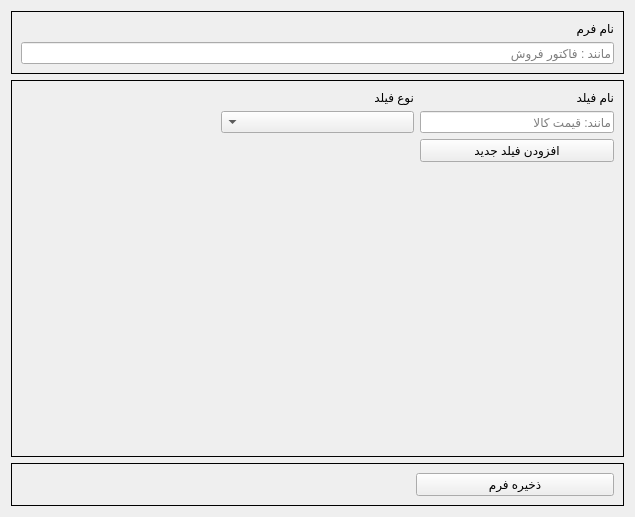
<?xml version="1.0" encoding="UTF-8"?>
<ui version="4.0">
 <class>Frame</class>
 <widget class="QFrame" name="Frame">
  <property name="geometry">
   <rect>
    <x>0</x>
    <y>0</y>
    <width>635</width>
    <height>517</height>
   </rect>
  </property>
  <property name="windowTitle">
   <string>Frame</string>
  </property>
  <layout class="QVBoxLayout" name="verticalLayout">
   <item>
    <widget class="QFrame" name="frame_2">
     <property name="frameShape">
      <enum>QFrame::Shape::Box</enum>
     </property>
     <property name="frameShadow">
      <enum>QFrame::Shadow::Plain</enum>
     </property>
     <layout class="QVBoxLayout" name="verticalLayout_4" stretch="0,0">
      <property name="spacing">
       <number>6</number>
      </property>
      <property name="leftMargin">
       <number>9</number>
      </property>
      <item>
       <widget class="QLabel" name="label">
        <property name="layoutDirection">
         <enum>Qt::LayoutDirection::RightToLeft</enum>
        </property>
        <property name="text">
         <string>نام فرم</string>
        </property>
       </widget>
      </item>
      <item>
       <widget class="QLineEdit" name="lineEdit">
        <property name="sizePolicy">
         <sizepolicy hsizetype="Expanding" vsizetype="Fixed">
          <horstretch>0</horstretch>
          <verstretch>0</verstretch>
         </sizepolicy>
        </property>
        <property name="layoutDirection">
         <enum>Qt::LayoutDirection::RightToLeft</enum>
        </property>
        <property name="text">
         <string/>
        </property>
        <property name="alignment">
         <set>Qt::AlignmentFlag::AlignLeading|Qt::AlignmentFlag::AlignLeft|Qt::AlignmentFlag::AlignVCenter</set>
        </property>
        <property name="placeholderText">
         <string>مانند : فاکتور فروش</string>
        </property>
       </widget>
      </item>
     </layout>
    </widget>
   </item>
   <item>
    <widget class="QFrame" name="frame_4">
     <property name="layoutDirection">
      <enum>Qt::LayoutDirection::RightToLeft</enum>
     </property>
     <property name="frameShape">
      <enum>QFrame::Shape::Box</enum>
     </property>
     <property name="frameShadow">
      <enum>QFrame::Shadow::Plain</enum>
     </property>
     <layout class="QGridLayout" name="gridLayout" columnstretch="1,1,1">
      <item row="1" column="0">
       <widget class="QLineEdit" name="lineEdit_2">
        <property name="text">
         <string/>
        </property>
        <property name="placeholderText">
         <string>مانند: قیمت کالا</string>
        </property>
       </widget>
      </item>
      <item row="2" column="0">
       <widget class="QPushButton" name="pushButton_2">
        <property name="text">
         <string>افزودن فیلد جدید</string>
        </property>
       </widget>
      </item>
      <item row="3" column="0">
       <spacer name="verticalSpacer">
        <property name="orientation">
         <enum>Qt::Orientation::Vertical</enum>
        </property>
        <property name="sizeHint" stdset="0">
         <size>
          <width>20</width>
          <height>40</height>
         </size>
        </property>
       </spacer>
      </item>
      <item row="1" column="1">
       <widget class="QComboBox" name="comboBox"/>
      </item>
      <item row="0" column="0">
       <widget class="QLabel" name="label_2">
        <property name="text">
         <string>نام فیلد</string>
        </property>
       </widget>
      </item>
      <item row="0" column="1">
       <widget class="QLabel" name="label_3">
        <property name="text">
         <string>نوع فیلد</string>
        </property>
       </widget>
      </item>
      <item row="0" column="2">
       <widget class="QLabel" name="label_4">
        <property name="text">
         <string/>
        </property>
       </widget>
      </item>
     </layout>
    </widget>
   </item>
   <item>
    <widget class="QFrame" name="frame_3">
     <property name="frameShape">
      <enum>QFrame::Shape::Box</enum>
     </property>
     <property name="frameShadow">
      <enum>QFrame::Shadow::Plain</enum>
     </property>
     <layout class="QHBoxLayout" name="horizontalLayout" stretch="2,1">
      <item>
       <spacer name="horizontalSpacer">
        <property name="orientation">
         <enum>Qt::Orientation::Horizontal</enum>
        </property>
        <property name="sizeHint" stdset="0">
         <size>
          <width>40</width>
          <height>20</height>
         </size>
        </property>
       </spacer>
      </item>
      <item>
       <widget class="QPushButton" name="pushButton">
        <property name="sizePolicy">
         <sizepolicy hsizetype="Expanding" vsizetype="Fixed">
          <horstretch>0</horstretch>
          <verstretch>0</verstretch>
         </sizepolicy>
        </property>
        <property name="text">
         <string>ذخیره فرم</string>
        </property>
       </widget>
      </item>
     </layout>
    </widget>
   </item>
  </layout>
 </widget>
 <resources/>
 <connections/>
</ui>
